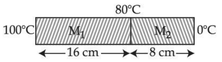
#> input picture scratch/jee2022/images/JEE-MAIN-22-24JUN-S1/q20.png, 222 x 62 px, shrunk from 590 x 165 before the run
$ python -i remediate_jee_2022_missing_diagrams.py   (imports and definitions only)
#> lines starting #> are read from the running program, lines starting #| are printed output that depends on the picture; after the words box and inside, x2 and y2 are one past the last pixel; in counts of white or black regions, pixels touching at a corner belong together
#!/usr/bin/env python3
"""
Extract all 26 missing physics diagrams for JEE Main 2022.
"""
import json
import shutil
from pathlib import Path
from PIL import Image, ImageOps, ImageChops
import numpy as np

ROOT = Path.cwd()
TMP_2022 = ROOT / "tmp/jee-main-2022"
SCRATCH_2022 = ROOT / "scratch/jee2022"
IMAGES_DIR = SCRATCH_2022 / "images"

# [13 lines left out: function trim_and_pad, not called in this run]

def strip_table_grid_lines(arr: np.ndarray) -> np.ndarray:
    clean = arr.copy()
    h_lines = np.where(np.sum(clean < 200, axis=1) > 0.7 * clean.shape[1])[0]
    for h in h_lines:
        clean[max(0, h - 2):min(clean.shape[0], h + 3), :] = 255
    v_lines = np.where(np.sum(clean < 200, axis=0) > 0.7 * clean.shape[0])[0]
    for v in v_lines:
        clean[:, max(0, v - 2):min(clean.shape[1], v + 3)] = 255
    return clean

def extract_diagram_from_source(source_path: Path, y_start_pct=0.25, y_end_pct=0.85, padding=12) -> Image.Image:
#> called with y_start_pct = 0.25, y_end_pct = 0.85, padding = 12
    im = Image.open(source_path).convert("L")
    arr = np.array(im)
    h, w = arr.shape
#> h = 62; w = 222
    y1 = int(h * y_start_pct)
#> y1 = 15
    y2 = int(h * y_end_pct)
#> y2 = 52
    cell = arr[y1:y2, :]
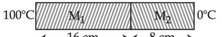
#> cell: shape (37, 222); min 11, max 255, mean 208
    clean_cell = strip_table_grid_lines(cell)
#> in strip_table_grid_lines, `h_lines = np.where(np.sum(clean < 200, axis=1) > 0.7 * clean.shape[1])..`: h_lines = [2, 3, 29]
#> the loop in strip_table_grid_lines, `for h in h_lines:` made 3 passes
#> h on passes 1 to 3: 2, 3, 29
#> after the loop in strip_table_grid_lines, `for h in h_lines:`:
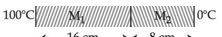
#> clean: shape (37, 222); 17.74% of pixels changed, all inside (x1, y1, x2, y2) = (32, 0, 197, 32)
#> in strip_table_grid_lines, `v_lines = np.where(np.sum(clean < 200, axis=0) > 0.7 * clean.shape[0])..`: v_lines = empty array
    diff = clean_cell < 200
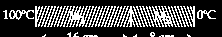
#> diff: shape (37, 222) bool; 26.1% white in thin lines or dots, all inside (x1, y1, x2, y2) = (3, 6, 216, 37)
    ys, xs = np.where(diff)
#> ys = 2140 values from 6 to 36; xs = 2140 values, max 215 at index 554, min 3 at index 433, mean 112.3
    if len(ys) == 0:
        return Image.fromarray(clean_cell).convert("RGB")
    ymin, ymax = ys.min(), ys.max()
#> ymin = 6; ymax = 36
    xmin, xmax = xs.min(), xs.max()
#> xmin = 3; xmax = 215
    crop_arr = clean_cell[
        max(0, ymin - padding):min(clean_cell.shape[0], ymax + padding),
        max(0, xmin - padding):min(clean_cell.shape[1], xmax + padding)
    ]
    return Image.fromarray(crop_arr).convert("RGB")

# List of 26 questions
MISSING = [
    ("JEE-MAIN-22-24JUN-S1", 20),
    ("JEE-MAIN-22-24JUN-S1", 24),
    ("JEE-MAIN-22-24JUN-S1", 28),
    ("JEE-MAIN-22-25JUN-S1", 28),
    ("JEE-MAIN-22-25JUN-S2", 23),
    ("JEE-MAIN-22-25JUN-S2", 30),
    ("JEE-MAIN-22-26JUN-S1", 10),
    ("JEE-MAIN-22-26JUN-S1", 19),
    ("JEE-MAIN-22-26JUN-S1", 23),
    ("JEE-MAIN-22-26JUN-S1", 26),
    ("JEE-MAIN-22-26JUN-S1", 29),
    ("JEE-MAIN-22-26JUN-S1", 30),
    ("JEE-MAIN-22-25JUL-S2", 5),
    ("JEE-MAIN-22-25JUL-S2", 12),
    ("JEE-MAIN-22-25JUL-S2", 26),
    ("JEE-MAIN-22-26JUL-S1", 1),
    ("JEE-MAIN-22-26JUL-S1", 25),
    ("JEE-MAIN-22-26JUL-S1", 26),
    ("JEE-MAIN-22-26JUL-S1", 28),
    ("JEE-MAIN-22-26JUL-S1", 30),
    ("JEE-MAIN-22-26JUL-S2", 15),
    ("JEE-MAIN-22-26JUL-S2", 16),
    ("JEE-MAIN-22-26JUL-S2", 26),
    ("JEE-MAIN-22-27JUL-S1", 7),
    ("JEE-MAIN-22-27JUL-S2", 20),
    ("JEE-MAIN-22-28JUL-S1", 25),
]

# [39 lines left out: function main, not called in this run]

# [2 lines not run here, left out]

>>> result = extract_diagram_from_source('../../scratch/jee2022/images/JEE-MAIN-22-24JUN-S1/q20.png')

$ run again, on scratch/jee2022/images/JEE-MAIN-22-25JUL-S1/q10_opt_c.png
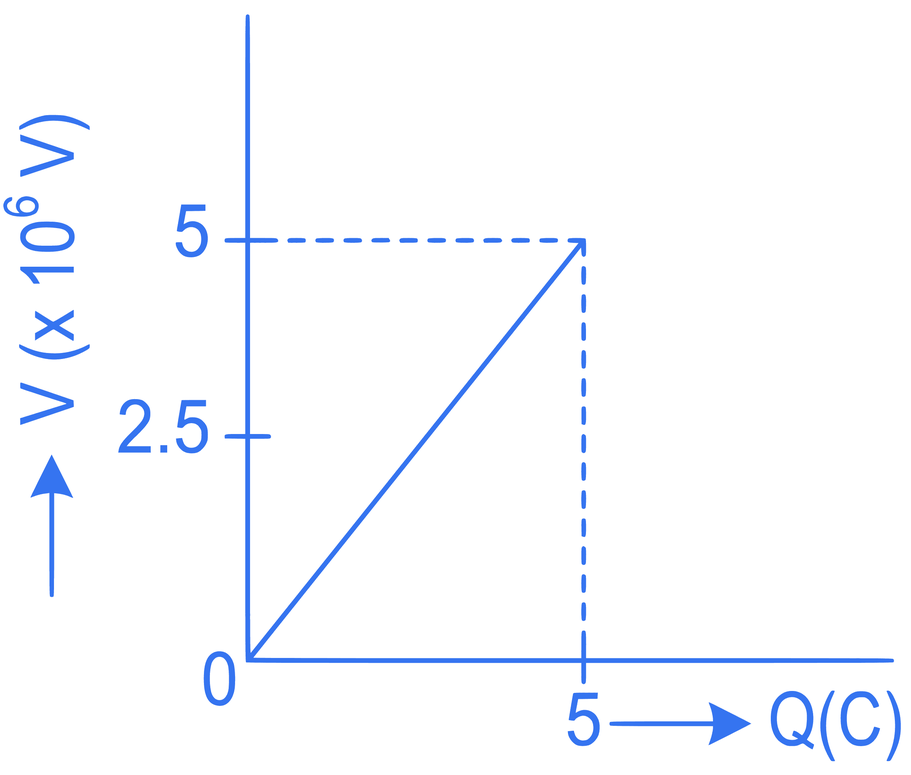
#> input picture scratch/jee2022/images/JEE-MAIN-22-25JUL-S1/q10_opt_c.png, 911 x 775 px, shrunk from 2430 x 2066 before the run
#> h_lines = empty array
#> v_lines = [245, 246, 247, 248, 249]
#> the loop in strip_table_grid_lines, `for v in v_lines:` made 5 passes
#> in extract_diagram_from_source, `diff = clean_cell < 200`:
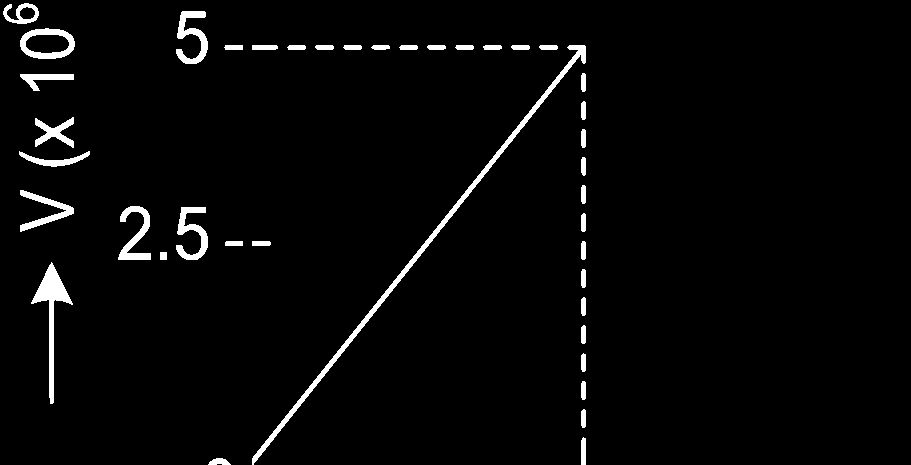
#> diff: shape (465, 911) bool; 2.9% white; 41 white regions, largest, box (x1, y1, x2, y2) and area: (252, 45, 586, 465) 2775, (31, 262, 73, 404) 1329, (176, 11, 208, 64) 763
#> ys = 12144 values from 3 to 464; xs = 12144 values, max 585 at index 1739, min 3 at index 137, mean 249.2
#> ymin = 3; ymax = 464
#> xmin = 3; xmax = 585
#> in extract_diagram_from_source, `crop_arr = clean_cell[ max(0, ymin - padding):min(clean_cell.shape[0],..`:
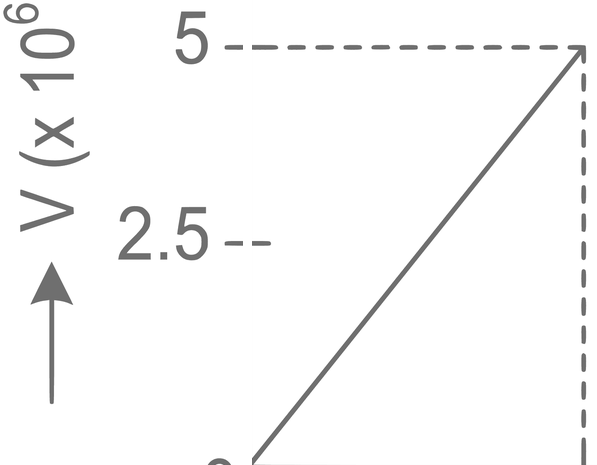
#> crop_arr: shape (465, 597); min 90, max 255, mean 248.9

$ run again, on scratch/jee2022/images/JEE-MAIN-22-25JUL-S2/q12.png
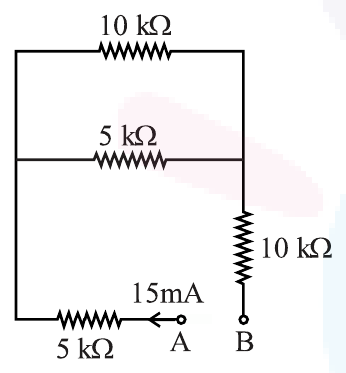
#> input picture scratch/jee2022/images/JEE-MAIN-22-25JUL-S2/q12.png, 346 x 373 px
#> h_lines = empty array
#> v_lines = [14, 15, 16, 17, 242, 243, 244]
#> the loop in strip_table_grid_lines, `for v in v_lines:` made 7 passes
#> v on passes 1 to 7: 14, 15, 16, 17, 242, 243, 244
#> in extract_diagram_from_source, `diff = clean_cell < 200`:
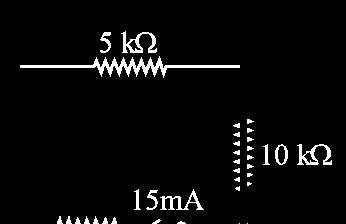
#> diff: shape (224, 346) bool; 3.9% white; 36 white regions (7 under 20 px), largest, box (x1, y1, x2, y2) and area: (20, 56, 240, 78) 1113, (121, 31, 157, 53) 317, (297, 144, 332, 165) 305
#> ys = 3032 values from 31 to 223; xs = 3032 values, max 331 at index 2102, min 20 at index 655, mean 173.2
#> ymin = 31; ymax = 223
#> xmin = 20; xmax = 331
#> in extract_diagram_from_source, `crop_arr = clean_cell[ max(0, ymin - padding):min(clean_cell.shape[0],..`:
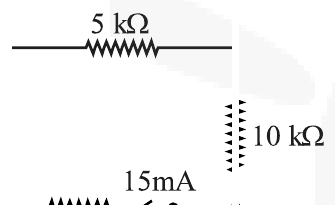
#> crop_arr: shape (205, 335); min 0, max 255, mean 244.8

$ run again, on scratch/jee2022/images/JEE-MAIN-22-25JUL-S2/q26.png
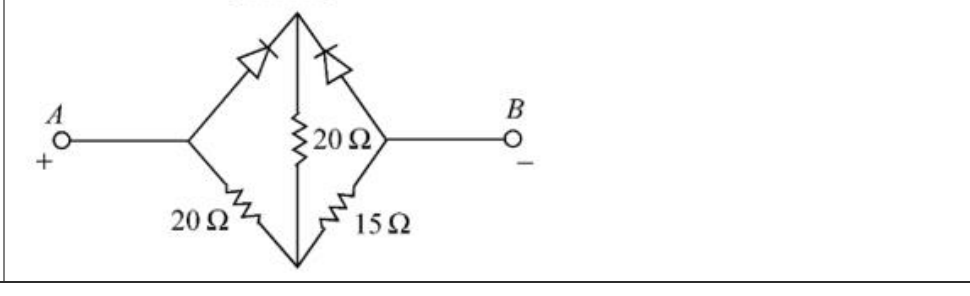
#> input picture scratch/jee2022/images/JEE-MAIN-22-25JUL-S2/q26.png, 970 x 296 px
#> h_lines = empty array
#> v_lines = [3, 4, 296, 297, 298]
#> the loop in strip_table_grid_lines, `for v in v_lines:` made 5 passes
#> v on passes 1 to 5: 3, 4, 296, 297, 298
#> in extract_diagram_from_source, `diff = clean_cell < 200`:
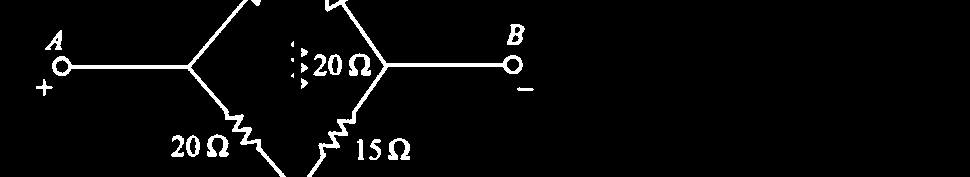
#> diff: shape (177, 970) bool; 3.4% white; 22 white regions (3 under 20 px), largest, box (x1, y1, x2, y2) and area: (307, 0, 523, 177) 1786, (52, 0, 286, 177) 1740, (349, 53, 371, 76) 282
#> ys = 5906 values from 0 to 176; xs = 5906 values, max 533 at index 3571, min 36 at index 3439, mean 294.2
#> ymin = 0; ymax = 176
#> xmin = 36; xmax = 533
#> in extract_diagram_from_source, `crop_arr = clean_cell[ max(0, ymin - padding):min(clean_cell.shape[0],..`:
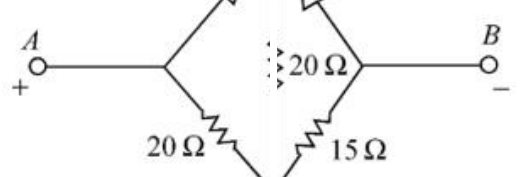
#> crop_arr: shape (177, 521); min 2, max 255, mean 244.8
